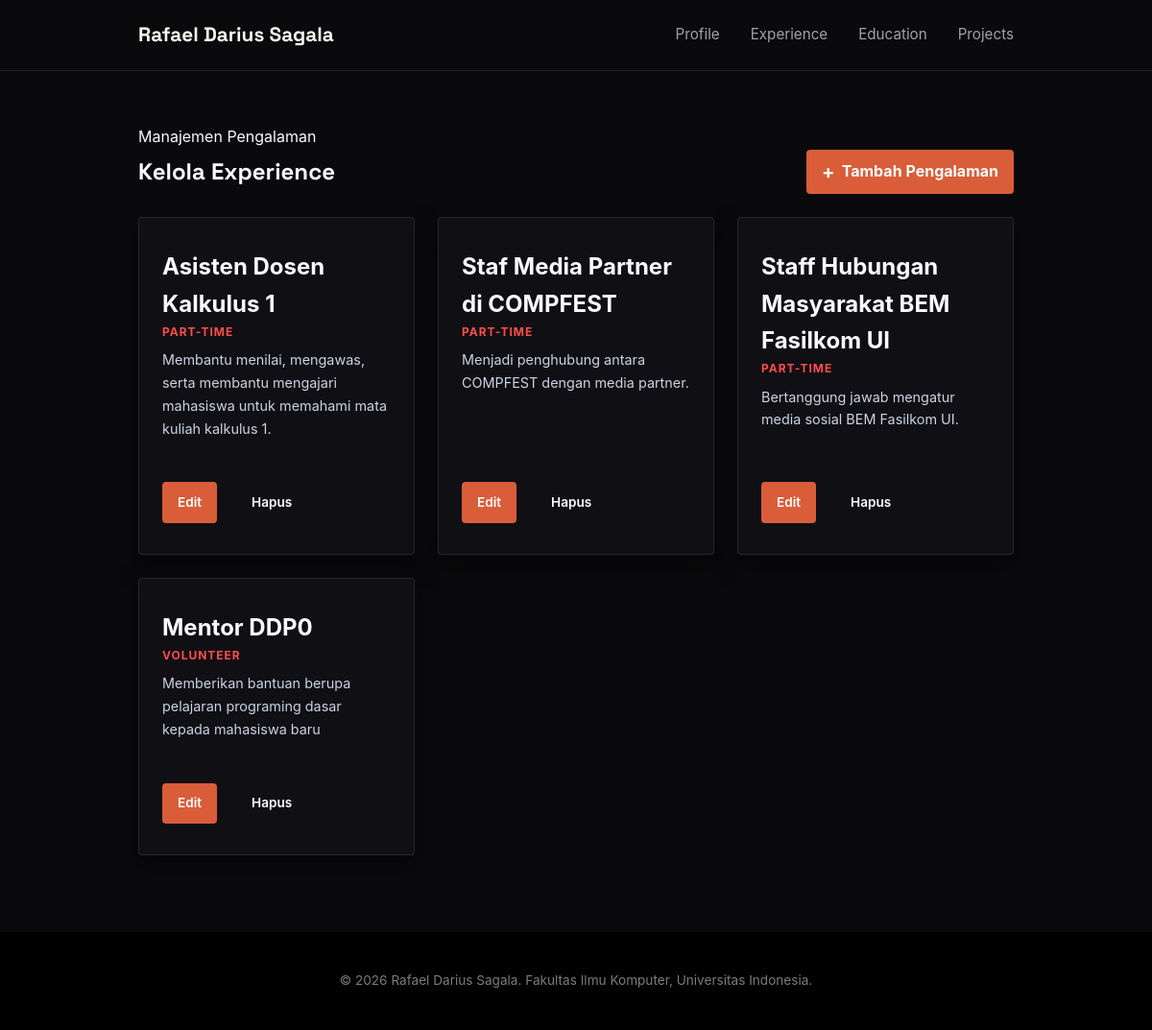
The app's page /experience/edit/ with its own data.
### main/models.py (models this page shows, shortened)
class Experience(models.Model):
    EXPERIENCE_CHOICES = [
        ('internship', 'Internship'),
        ('research', 'Research'),
        ('volunteer', 'Volunteer'),
        ('part-time', 'Part-Time'),
        ('full-time', 'Full-Time'),
        ('freelance', 'Freelance'),
    ]
    id = models.UUIDField(primary_key=True, default=uuid.uuid4, editable=False)
    title = models.CharField(max_length=255)
    description = models.TextField()
    category = models.CharField(max_length=20, choices=EXPERIENCE_CHOICES, default='full-time')
    thumbnail = models.URLField(blank=True, null=True)
    started_at = models.DateTimeField(auto_now_add=True)
    ended_at = models.DateTimeField(blank=True, null=True)

### main/views.py (the view)
# urls.py: path("experience/edit/", show_edit_experience, name="show_edit_experience"),
def show_edit_experience(request):
    experiences = Experience.objects.all()
    context = {
        "name": "Rafael Darius Sagala",
        "experience_list": experiences,
    }
    return render(request, "edit_experience.html", context)

### templates/edit_experience.html (shortened to what this page needs)
{% extends "base.html" %}
{% block content %}
    <main>
        <section class="experience-section" id="experience">
            <div class="container">
                <p class="section-kicker">Manajemen Pengalaman</p>
                <div class="project-header">
                    <h1>Kelola Experience</h1>
                    <a href="{% url 'main:create_experience' %}"
                       class="button project-add-button">
                        <span aria-hidden="true">+</span>
                        Tambah Pengalaman
                    </a>
                </div>
                <div class="experience-grid">
                    {% for experience in experience_list %}
                        <article class="experience-card">
                            <h2>{{ experience.title }}</h2>
                            <span class="experience-category">{{ experience.get_category_display }}</span>
                            <p class="experience-description">{{ experience.description }}</p>
                            <div class="project-card-actions">
                                <div class="project-actions">
                                    {% if experience.id %}
                                        <a href="{% url 'main:edit_experience' experience.id %}" class="button">Edit</a>
                                        <a href="{% url 'main:delete_experience' experience.id %}"
                                           class="button button-secondary"
                                           onclick="return confirm('Apakah Anda yakin ingin menghapus pengalaman ini?');">
                                            Hapus
                                        </a>
                                    {% endif %}
                                </div>
                            </div>
                        </article>
                    {% empty %}
                        <p class="empty-state">Belum ada pengalaman yang ditambahkan.</p>
                    {% endfor %}
                </div>
            </div>
        </section>
    </main>
{% endblock content %}x

### static/css/style.css (style rules this page uses)
* { margin: 0; padding: 0; box-sizing: border-box; }
:root { --bg-dark: #0a0a0c; --paper: #faf6f0; --accent: #d95d39; --accent-dark: #a8442a; --crimson: #c91818; --line: rgba(255, 255, 255, 0.1); --text-muted: #a1a1aa; --radius: 4px; }
body { font-family: -apple-system, "Segoe UI", Roboto, Helvetica, Arial, sans-serif; color: var(--paper); background-color: var(--bg-dark); line-height: 1.6; min-height: 100vh; }
h1, .brand { font-family: "Space Grotesk", -apple-system, sans-serif; }
.container { max-width: 960px; margin: 0 auto; padding: 0 1.5rem; }
.experience-section { background-color: var(--bg-dark); color: #f8fafc; padding: 3.5rem 0 5rem; border-top: none; }
.experience-grid { display: grid; grid-template-columns: repeat(3, 1fr); gap: 1.5rem; align-items: stretch; }
.experience-card { background-color: rgba(18, 17, 22, 0.88); border: 1px solid rgba(255, 255, 255, 0.1); border-radius: var(--radius); padding: 2rem 1.5rem; display: flex; flex-direction: column; height: 100%; box-shadow: 0 10px 25px rgba(0, 0, 0, 0.5); backdrop-filter: blur(8px); transition: transform 0.25s ease, border-color 0.25s ease, box-shadow 0.25s ease; }
.experience-category { display: inline-block; font-size: 0.75rem; text-transform: uppercase; letter-spacing: 0.08em; color: #ff4d4d; font-weight: 700; margin-bottom: 0.5rem; }
.experience-description { font-size: 0.9rem; line-height: 1.65; color: #cbd5e1; margin-bottom: 1.75rem; flex-grow: 1; }
.button { display: inline-block; height: fit-content; border: 0; border-radius: var(--radius); padding: 0.65rem 1rem; background: var(--accent); color: white; cursor: pointer; font: inherit; font-weight: 700; text-decoration: none; }
.button-secondary { background: var(--ink); }
.project-header { width: 100%; display: flex; justify-content: space-between; align-items: center; gap: 1rem; margin-bottom: 1.5rem; }
.project-header h1 { margin-bottom: 0; }
.project-add-button { display: inline-flex; align-items: center; gap: 0.45rem; }
.project-add-button span { font-size: 1.25rem; line-height: 1; }
.project-actions { display: flex; align-items: center; flex-wrap: wrap; gap: 20px; margin-top: 1rem; }
.project-actions .button { font-size: 0.85rem; font-weight: 600; }
.project-card-actions { display: flex; flex-direction: column; margin-top: auto; }

### records on screen
Experience: title "Asisten Dosen Kalkulus 1", category "PART-TIME", description "Membantu menilai, mengawas, serta membantu mengajari mahasiswa untuk memahami mata kuliah kalkulus 1.", shows "Edit"
Experience: title "Staf Media Partner di COMPFEST", category "PART-TIME", description "Menjadi penghubung antara COMPFEST dengan media partner.", shows "Edit"
Experience: title "Staff Hubungan Masyarakat BEM Fasilkom UI", category "PART-TIME", description "Bertanggung jawab mengatur media sosial BEM Fasilkom UI.", shows "Edit"
Experience: title "Mentor DDP0", category "VOLUNTEER", description "Memberikan bantuan berupa pelajaran programing dasar kepada mahasiswa baru", shows "Edit"

### other values on screen
{{ name }} "Rafael Darius Sagala"
